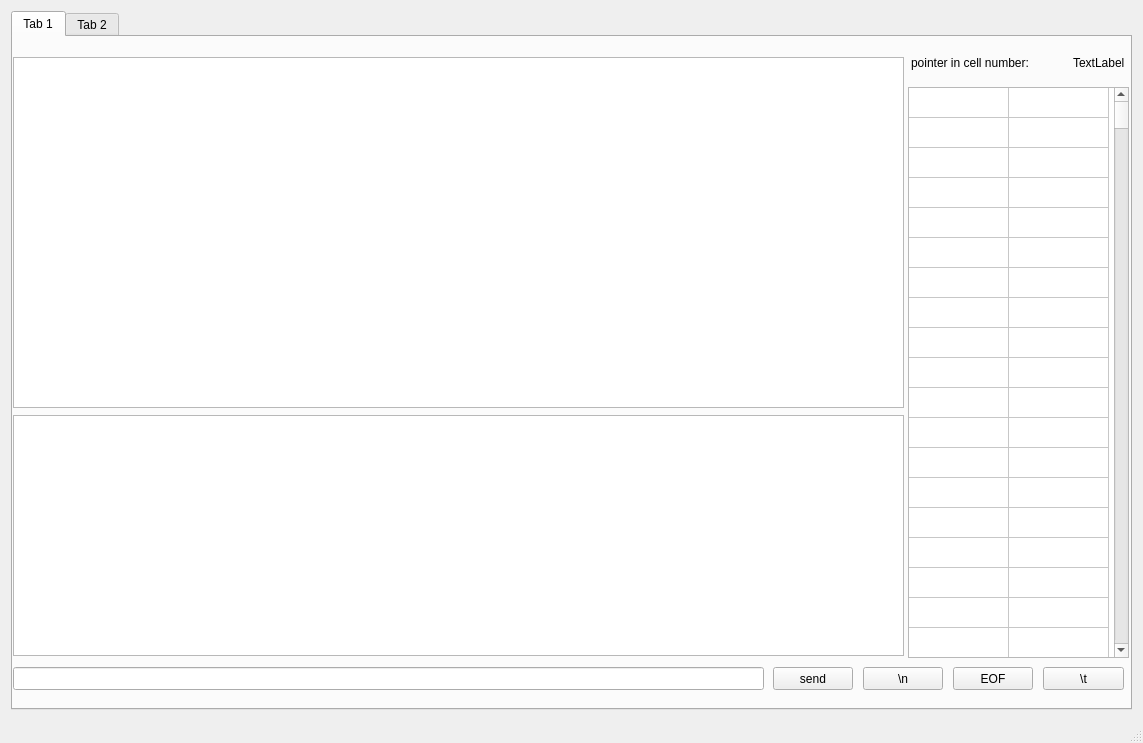
<?xml version="1.0" encoding="UTF-8"?>
<ui version="4.0">
 <class>MainWindow</class>
 <widget class="QMainWindow" name="MainWindow">
  <property name="geometry">
   <rect>
    <x>0</x>
    <y>0</y>
    <width>1143</width>
    <height>743</height>
   </rect>
  </property>
  <property name="windowTitle">
   <string>MainWindow</string>
  </property>
  <widget class="QWidget" name="centralWidget">
   <layout class="QGridLayout" name="gridLayout">
    <item row="2" column="4">
     <widget class="QTabWidget" name="tabWidget">
      <property name="currentIndex">
       <number>0</number>
      </property>
      <widget class="QWidget" name="BrainFuck">
       <attribute name="title">
        <string>Tab 1</string>
       </attribute>
       <widget class="QTextEdit" name="textEdit">
        <property name="geometry">
         <rect>
          <x>0</x>
          <y>20</y>
          <width>891</width>
          <height>351</height>
         </rect>
        </property>
       </widget>
       <widget class="QTextBrowser" name="textBrowser">
        <property name="geometry">
         <rect>
          <x>0</x>
          <y>378</y>
          <width>891</width>
          <height>241</height>
         </rect>
        </property>
       </widget>
       <widget class="QLineEdit" name="lineEdit">
        <property name="geometry">
         <rect>
          <x>0</x>
          <y>630</y>
          <width>751</width>
          <height>23</height>
         </rect>
        </property>
       </widget>
       <widget class="QTableWidget" name="tableWidget">
        <property name="geometry">
         <rect>
          <x>895</x>
          <y>50</y>
          <width>221</width>
          <height>571</height>
         </rect>
        </property>
        <property name="rowCount">
         <number>1000</number>
        </property>
        <property name="columnCount">
         <number>2</number>
        </property>
        <attribute name="horizontalHeaderVisible">
         <bool>false</bool>
        </attribute>
        <attribute name="horizontalHeaderHighlightSections">
         <bool>true</bool>
        </attribute>
        <attribute name="verticalHeaderVisible">
         <bool>false</bool>
        </attribute>
        <attribute name="verticalHeaderShowSortIndicator" stdset="0">
         <bool>false</bool>
        </attribute>
        <attribute name="verticalHeaderStretchLastSection">
         <bool>false</bool>
        </attribute>
        <row/>
        <row/>
        <row/>
        <row/>
        <row/>
        <row/>
        <row/>
        <row/>
        <row/>
        <row/>
        <row/>
        <row/>
        <row/>
        <row/>
        <row/>
        <row/>
        <row/>
        <row/>
        <row/>
        <row/>
        <row/>
        <row/>
        <row/>
        <row/>
        <row/>
        <row/>
        <row/>
        <row/>
        <row/>
        <row/>
        <row/>
        <row/>
        <row/>
        <row/>
        <row/>
        <row/>
        <row/>
        <row/>
        <row/>
        <row/>
        <row/>
        <row/>
        <row/>
        <row/>
        <row/>
        <row/>
        <row/>
        <row/>
        <row/>
        <row/>
        <row/>
        <row/>
        <row/>
        <row/>
        <row/>
        <row/>
        <row/>
        <row/>
        <row/>
        <row/>
        <row/>
        <row/>
        <row/>
        <row/>
        <row/>
        <row/>
        <row/>
        <row/>
        <row/>
        <row/>
        <row/>
        <row/>
        <row/>
        <row/>
        <row/>
        <row/>
        <row/>
        <row/>
        <row/>
        <row/>
        <row/>
        <row/>
        <row/>
        <row/>
        <row/>
        <row/>
        <row/>
        <row/>
        <row/>
        <row/>
        <row/>
        <row/>
        <row/>
        <row/>
        <row/>
        <row/>
        <row/>
        <row/>
        <row/>
        <row/>
        <row/>
        <row/>
        <row/>
        <row/>
        <row/>
        <row/>
        <row/>
        <row/>
        <row/>
        <row/>
        <row/>
        <row/>
        <row/>
        <row/>
        <row/>
        <row/>
        <row/>
        <row/>
        <row/>
        <row/>
        <row/>
        <row/>
        <row/>
        <row/>
        <row/>
        <row/>
        <row/>
        <row/>
        <row/>
        <row/>
        <row/>
        <row/>
        <row/>
        <row/>
        <row/>
        <row/>
        <row/>
        <row/>
        <row/>
        <row/>
        <row/>
        <row/>
        <row/>
        <row/>
        <row/>
        <row/>
        <row/>
        <row/>
        <row/>
        <row/>
        <row/>
        <row/>
        <row/>
        <row/>
        <row/>
        <row/>
        <row/>
        <row/>
        <row/>
        <row/>
        <row/>
        <row/>
        <row/>
        <row/>
        <row/>
        <row/>
        <row/>
        <row/>
        <row/>
        <row/>
        <row/>
        <row/>
        <row/>
        <row/>
        <row/>
        <row/>
        <row/>
        <row/>
        <row/>
        <row/>
        <row/>
        <row/>
        <row/>
        <row/>
        <row/>
        <row/>
        <row/>
        <row/>
        <row/>
        <row/>
        <row/>
        <row/>
        <row/>
        <row/>
        <row/>
        <row/>
        <row/>
        <row/>
        <row/>
        <row/>
        <row/>
        <row/>
        <row/>
        <row/>
        <row/>
        <row/>
        <row/>
        <row/>
        <row/>
        <row/>
        <row/>
        <row/>
        <row/>
        <row/>
        <row/>
        <row/>
        <row/>
        <row/>
        <row/>
        <row/>
        <row/>
        <row/>
        <row/>
        <row/>
        <row/>
        <row/>
        <row/>
        <row/>
        <row/>
        <row/>
        <row/>
        <row/>
        <row/>
        <row/>
        <row/>
        <row/>
        <row/>
        <row/>
        <row/>
        <row/>
        <row/>
        <row/>
        <row/>
        <row/>
        <row/>
        <row/>
        <row/>
        <row/>
        <row/>
        <row/>
        <row/>
        <row/>
        <row/>
        <row/>
        <row/>
        <row/>
        <row/>
        <row/>
        <row/>
        <row/>
        <row/>
        <row/>
        <row/>
        <row/>
        <row/>
        <row/>
        <row/>
        <row/>
        <row/>
        <row/>
        <row/>
        <row/>
        <row/>
        <row/>
        <row/>
        <row/>
        <row/>
        <row/>
        <row/>
        <row/>
        <row/>
        <row/>
        <row/>
        <row/>
        <row/>
        <row/>
        <row/>
        <row/>
        <row/>
        <row/>
        <row/>
        <row/>
        <row/>
        <row/>
        <row/>
        <row/>
        <row/>
        <row/>
        <row/>
        <row/>
        <row/>
        <row/>
        <row/>
        <row/>
        <row/>
        <row/>
        <row/>
        <row/>
        <row/>
        <row/>
        <row/>
        <row/>
        <row/>
        <row/>
        <row/>
        <row/>
        <row/>
        <row/>
        <row/>
        <row/>
        <row/>
        <row/>
        <row/>
        <row/>
        <row/>
        <row/>
        <row/>
        <row/>
        <row/>
        <row/>
        <row/>
        <row/>
        <row/>
        <row/>
        <row/>
        <row/>
        <row/>
        <row/>
        <row/>
        <row/>
        <row/>
        <row/>
        <row/>
        <row/>
        <row/>
        <row/>
        <row/>
        <row/>
        <row/>
        <row/>
        <row/>
        <row/>
        <row/>
        <row/>
        <row/>
        <row/>
        <row/>
        <row/>
        <row/>
        <row/>
        <row/>
        <row/>
        <row/>
        <row/>
        <row/>
        <row/>
        <row/>
        <row/>
        <row/>
        <row/>
        <row/>
        <row/>
        <row/>
        <row/>
        <row/>
        <row/>
        <row/>
        <row/>
        <row/>
        <row/>
        <row/>
        <row/>
        <row/>
        <row/>
        <row/>
        <row/>
        <row/>
        <row/>
        <row/>
        <row/>
        <row/>
        <row/>
        <row/>
        <row/>
        <row/>
        <row/>
        <row/>
        <row/>
        <row/>
        <row/>
        <row/>
        <row/>
        <row/>
        <row/>
        <row/>
        <row/>
        <row/>
        <row/>
        <row/>
        <row/>
        <row/>
        <row/>
        <row/>
        <row/>
        <row/>
        <row/>
        <row/>
        <row/>
        <row/>
        <row/>
        <row/>
        <row/>
        <row/>
        <row/>
        <row/>
        <row/>
        <row/>
        <row/>
        <row/>
        <row/>
        <row/>
        <row/>
        <row/>
        <row/>
        <row/>
        <row/>
        <row/>
        <row/>
        <row/>
        <row/>
        <row/>
        <row/>
        <row/>
        <row/>
        <row/>
        <row/>
        <row/>
        <row/>
        <row/>
        <row/>
        <row/>
        <row/>
        <row/>
        <row/>
        <row/>
        <row/>
        <row/>
        <row/>
        <row/>
        <row/>
        <row/>
        <row/>
        <row/>
        <row/>
        <row/>
        <row/>
        <row/>
        <row/>
        <row/>
        <row/>
        <row/>
        <row/>
        <row/>
        <row/>
        <row/>
        <row/>
        <row/>
        <row/>
        <row/>
        <row/>
        <row/>
        <row/>
        <row/>
        <row/>
        <row/>
        <row/>
        <row/>
        <row/>
        <row/>
        <row/>
        <row/>
        <row/>
        <row/>
        <row/>
        <row/>
        <row/>
        <row/>
        <row/>
        <row/>
        <row/>
        <row/>
        <row/>
        <row/>
        <row/>
        <row/>
        <row/>
        <row/>
        <row/>
        <row/>
        <row/>
        <row/>
        <row/>
        <row/>
        <row/>
        <row/>
        <row/>
        <row/>
        <row/>
        <row/>
        <row/>
        <row/>
        <row/>
        <row/>
        <row/>
        <row/>
        <row/>
        <row/>
        <row/>
        <row/>
        <row/>
        <row/>
        <row/>
        <row/>
        <row/>
        <row/>
        <row/>
        <row/>
        <row/>
        <row/>
        <row/>
        <row/>
        <row/>
        <row/>
        <row/>
        <row/>
        <row/>
        <row/>
        <row/>
        <row/>
        <row/>
        <row/>
        <row/>
        <row/>
        <row/>
        <row/>
        <row/>
        <row/>
        <row/>
        <row/>
        <row/>
        <row/>
        <row/>
        <row/>
        <row/>
        <row/>
        <row/>
        <row/>
        <row/>
        <row/>
        <row/>
        <row/>
        <row/>
        <row/>
        <row/>
        <row/>
        <row/>
        <row/>
        <row/>
        <row/>
        <row/>
        <row/>
        <row/>
        <row/>
        <row/>
        <row/>
        <row/>
        <row/>
        <row/>
        <row/>
        <row/>
        <row/>
        <row/>
        <row/>
        <row/>
        <row/>
        <row/>
        <row/>
        <row/>
        <row/>
        <row/>
        <row/>
        <row/>
        <row/>
        <row/>
        <row/>
        <row/>
        <row/>
        <row/>
        <row/>
        <row/>
        <row/>
        <row/>
        <row/>
        <row/>
        <row/>
        <row/>
        <row/>
        <row/>
        <row/>
        <row/>
        <row/>
        <row/>
        <row/>
        <row/>
        <row/>
        <row/>
        <row/>
        <row/>
        <row/>
        <row/>
        <row/>
        <row/>
        <row/>
        <row/>
        <row/>
        <row/>
        <row/>
        <row/>
        <row/>
        <row/>
        <row/>
        <row/>
        <row/>
        <row/>
        <row/>
        <row/>
        <row/>
        <row/>
        <row/>
        <row/>
        <row/>
        <row/>
        <row/>
        <row/>
        <row/>
        <row/>
        <row/>
        <row/>
        <row/>
        <row/>
        <row/>
        <row/>
        <row/>
        <row/>
        <row/>
        <row/>
        <row/>
        <row/>
        <row/>
        <row/>
        <row/>
        <row/>
        <row/>
        <row/>
        <row/>
        <row/>
        <row/>
        <row/>
        <row/>
        <row/>
        <row/>
        <row/>
        <row/>
        <row/>
        <row/>
        <row/>
        <row/>
        <row/>
        <row/>
        <row/>
        <row/>
        <row/>
        <row/>
        <row/>
        <row/>
        <row/>
        <row/>
        <row/>
        <row/>
        <row/>
        <row/>
        <row/>
        <row/>
        <row/>
        <row/>
        <row/>
        <row/>
        <row/>
        <row/>
        <row/>
        <row/>
        <row/>
        <row/>
        <row/>
        <row/>
        <row/>
        <row/>
        <row/>
        <row/>
        <row/>
        <row/>
        <row/>
        <row/>
        <row/>
        <row/>
        <row/>
        <row/>
        <row/>
        <row/>
        <row/>
        <row/>
        <row/>
        <row/>
        <row/>
        <row/>
        <row/>
        <row/>
        <row/>
        <row/>
        <row/>
        <row/>
        <row/>
        <row/>
        <row/>
        <row/>
        <row/>
        <row/>
        <row/>
        <row/>
        <row/>
        <row/>
        <row/>
        <row/>
        <row/>
        <row/>
        <row/>
        <row/>
        <row/>
        <row/>
        <row/>
        <row/>
        <row/>
        <row/>
        <row/>
        <row/>
        <row/>
        <row/>
        <row/>
        <row/>
        <row/>
        <row/>
        <row/>
        <row/>
        <row/>
        <row/>
        <row/>
        <row/>
        <row/>
        <row/>
        <row/>
        <row/>
        <row/>
        <row/>
        <row/>
        <row/>
        <row/>
        <row/>
        <row/>
        <row/>
        <row/>
        <row/>
        <row/>
        <row/>
        <row/>
        <row/>
        <row/>
        <row/>
        <row/>
        <row/>
        <row/>
        <row/>
        <row/>
        <row/>
        <row/>
        <row/>
        <row/>
        <row/>
        <row/>
        <row/>
        <row/>
        <row/>
        <row/>
        <row/>
        <row/>
        <row/>
        <row/>
        <row/>
        <row/>
        <row/>
        <row/>
        <row/>
        <row/>
        <row/>
        <row/>
        <row/>
        <row/>
        <row/>
        <row/>
        <row/>
        <row/>
        <row/>
        <row/>
        <row/>
        <row/>
        <row/>
        <row/>
        <row/>
        <row/>
        <row/>
        <row/>
        <row/>
        <row/>
        <row/>
        <row/>
        <row/>
        <row/>
        <row/>
        <row/>
        <row/>
        <row/>
        <row/>
        <row/>
        <row/>
        <row/>
        <row/>
        <row/>
        <row/>
        <row/>
        <row/>
        <row/>
        <row/>
        <row/>
        <row/>
        <row/>
        <row/>
        <row/>
        <row/>
        <row/>
        <row/>
        <row/>
        <row/>
        <row/>
        <row/>
        <row/>
        <row/>
        <row/>
        <row/>
        <row/>
        <row/>
        <row/>
        <row/>
        <row/>
        <row/>
        <row/>
        <row/>
        <row/>
        <row/>
        <row/>
        <row/>
        <row/>
        <row/>
        <row/>
        <row/>
        <row/>
        <row/>
        <row/>
        <row/>
        <row/>
        <row/>
        <row/>
        <row/>
        <row/>
        <row/>
        <row/>
        <row/>
        <row/>
        <row/>
        <row/>
        <row/>
        <row/>
        <row/>
        <row/>
        <row/>
        <row/>
        <row/>
        <row/>
        <row/>
        <row/>
        <row/>
        <row/>
        <row/>
        <row/>
        <row/>
        <row/>
        <row/>
        <row/>
        <row/>
        <row/>
        <row/>
        <row/>
        <row/>
        <row/>
        <row/>
        <row/>
        <row/>
        <row/>
        <row/>
        <row/>
        <row/>
        <row/>
        <row/>
        <row/>
        <row/>
        <row/>
        <row/>
        <row/>
        <row/>
        <row/>
        <row/>
        <row/>
        <row/>
        <row/>
        <row/>
        <row/>
        <row/>
        <row/>
        <row/>
        <row/>
        <row/>
        <row/>
        <row/>
        <row/>
        <row/>
        <row/>
        <row/>
        <row/>
        <row/>
        <row/>
        <row/>
        <row/>
        <row/>
        <row/>
        <row/>
        <row/>
        <row/>
        <row/>
        <row/>
        <row/>
        <row/>
        <row/>
        <row/>
        <row/>
        <row/>
        <row/>
        <row/>
        <row/>
        <row/>
        <row/>
        <row/>
        <row/>
        <row/>
        <row/>
        <row/>
        <row/>
        <row/>
        <row/>
        <row/>
        <row/>
        <row/>
        <row/>
        <column/>
        <column/>
       </widget>
       <widget class="QLabel" name="label">
        <property name="geometry">
         <rect>
          <x>898</x>
          <y>0</y>
          <width>161</width>
          <height>51</height>
         </rect>
        </property>
        <property name="text">
         <string>pointer in cell number:</string>
        </property>
       </widget>
       <widget class="QLabel" name="label_2">
        <property name="geometry">
         <rect>
          <x>1060</x>
          <y>0</y>
          <width>61</width>
          <height>51</height>
         </rect>
        </property>
        <property name="text">
         <string>TextLabel</string>
        </property>
       </widget>
       <widget class="QPushButton" name="send_button">
        <property name="geometry">
         <rect>
          <x>760</x>
          <y>630</y>
          <width>80</width>
          <height>23</height>
         </rect>
        </property>
        <property name="text">
         <string>send</string>
        </property>
       </widget>
       <widget class="QPushButton" name="nl_button">
        <property name="geometry">
         <rect>
          <x>850</x>
          <y>630</y>
          <width>80</width>
          <height>23</height>
         </rect>
        </property>
        <property name="text">
         <string>\n</string>
        </property>
       </widget>
       <widget class="QPushButton" name="eof_button">
        <property name="geometry">
         <rect>
          <x>940</x>
          <y>630</y>
          <width>80</width>
          <height>23</height>
         </rect>
        </property>
        <property name="text">
         <string>EOF</string>
        </property>
       </widget>
       <widget class="QPushButton" name="tab_button">
        <property name="geometry">
         <rect>
          <x>1030</x>
          <y>630</y>
          <width>81</width>
          <height>23</height>
         </rect>
        </property>
        <property name="text">
         <string>\t</string>
        </property>
       </widget>
      </widget>
      <widget class="QWidget" name="tab_2">
       <attribute name="title">
        <string>Tab 2</string>
       </attribute>
      </widget>
     </widget>
    </item>
   </layout>
  </widget>
  <widget class="QMenuBar" name="menuBar">
   <property name="geometry">
    <rect>
     <x>0</x>
     <y>0</y>
     <width>1143</width>
     <height>20</height>
    </rect>
   </property>
  </widget>
  <widget class="QStatusBar" name="statusBar"/>
 </widget>
 <layoutdefault spacing="6" margin="11"/>
 <resources/>
 <connections/>
</ui>
